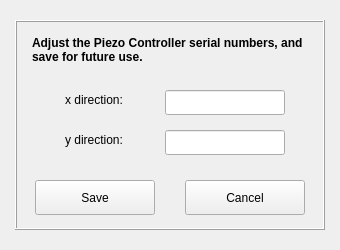
<?xml version="1.0" encoding="UTF-8"?>
<ui version="4.0">
 <class>Form</class>
 <widget class="QWidget" name="Form">
  <property name="geometry">
   <rect>
    <x>0</x>
    <y>0</y>
    <width>340</width>
    <height>250</height>
   </rect>
  </property>
  <property name="windowTitle">
   <string>Form</string>
  </property>
  <widget class="QFrame" name="frame">
   <property name="geometry">
    <rect>
     <x>15</x>
     <y>20</y>
     <width>310</width>
     <height>210</height>
    </rect>
   </property>
   <property name="frameShape">
    <enum>QFrame::Box</enum>
   </property>
   <property name="frameShadow">
    <enum>QFrame::Raised</enum>
   </property>
   <widget class="QLabel" name="label">
    <property name="geometry">
     <rect>
      <x>17</x>
      <y>10</y>
      <width>276</width>
      <height>40</height>
     </rect>
    </property>
    <property name="font">
     <font>
      <weight>75</weight>
      <bold>true</bold>
     </font>
    </property>
    <property name="text">
     <string>Adjust the Piezo Controller serial numbers, and save for future use.</string>
    </property>
    <property name="wordWrap">
     <bool>true</bool>
    </property>
   </widget>
   <widget class="QPushButton" name="buttonSave">
    <property name="geometry">
     <rect>
      <x>20</x>
      <y>160</y>
      <width>120</width>
      <height>35</height>
     </rect>
    </property>
    <property name="text">
     <string>Save</string>
    </property>
   </widget>
   <widget class="QLineEdit" name="lineEditY">
    <property name="geometry">
     <rect>
      <x>150</x>
      <y>110</y>
      <width>120</width>
      <height>25</height>
     </rect>
    </property>
   </widget>
   <widget class="QLineEdit" name="lineEditX">
    <property name="geometry">
     <rect>
      <x>150</x>
      <y>70</y>
      <width>120</width>
      <height>25</height>
     </rect>
    </property>
    <property name="text">
     <string/>
    </property>
   </widget>
   <widget class="QPushButton" name="buttonCancel">
    <property name="geometry">
     <rect>
      <x>170</x>
      <y>160</y>
      <width>120</width>
      <height>35</height>
     </rect>
    </property>
    <property name="text">
     <string>Cancel</string>
    </property>
   </widget>
   <widget class="QLabel" name="label_2">
    <property name="geometry">
     <rect>
      <x>50</x>
      <y>70</y>
      <width>90</width>
      <height>20</height>
     </rect>
    </property>
    <property name="text">
     <string>x direction:</string>
    </property>
   </widget>
   <widget class="QLabel" name="label_3">
    <property name="geometry">
     <rect>
      <x>50</x>
      <y>110</y>
      <width>90</width>
      <height>20</height>
     </rect>
    </property>
    <property name="text">
     <string>y direction:</string>
    </property>
   </widget>
  </widget>
 </widget>
 <resources/>
 <connections/>
</ui>
